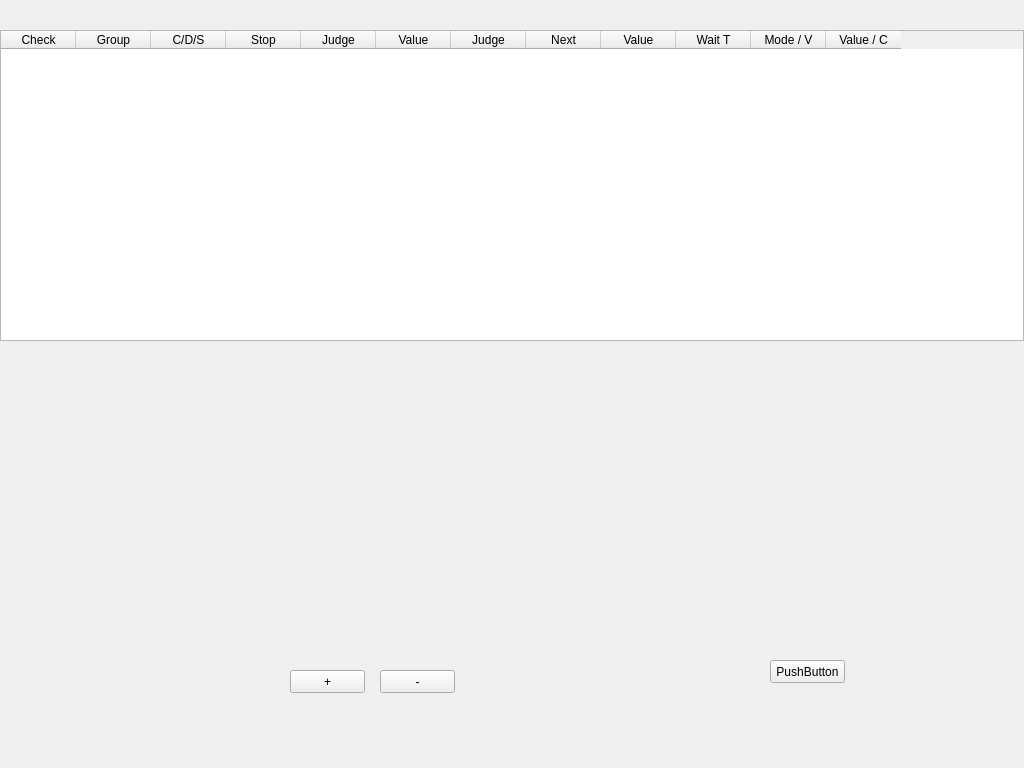
<?xml version="1.0" encoding="UTF-8"?>
<ui version="4.0">
 <class>Form</class>
 <widget class="QWidget" name="Form">
  <property name="geometry">
   <rect>
    <x>0</x>
    <y>0</y>
    <width>1024</width>
    <height>768</height>
   </rect>
  </property>
  <property name="windowTitle">
   <string>Form</string>
  </property>
  <widget class="QTableWidget" name="tableWidget">
   <property name="geometry">
    <rect>
     <x>0</x>
     <y>30</y>
     <width>1024</width>
     <height>311</height>
    </rect>
   </property>
   <property name="lineWidth">
    <number>1</number>
   </property>
   <property name="rowCount">
    <number>0</number>
   </property>
   <attribute name="horizontalHeaderVisible">
    <bool>true</bool>
   </attribute>
   <attribute name="horizontalHeaderCascadingSectionResizes">
    <bool>true</bool>
   </attribute>
   <attribute name="horizontalHeaderMinimumSectionSize">
    <number>75</number>
   </attribute>
   <attribute name="horizontalHeaderDefaultSectionSize">
    <number>75</number>
   </attribute>
   <attribute name="horizontalHeaderHighlightSections">
    <bool>true</bool>
   </attribute>
   <column>
    <property name="text">
     <string>Check</string>
    </property>
   </column>
   <column>
    <property name="text">
     <string>Group</string>
    </property>
   </column>
   <column>
    <property name="text">
     <string>C/D/S</string>
    </property>
   </column>
   <column>
    <property name="text">
     <string>Stop</string>
    </property>
   </column>
   <column>
    <property name="text">
     <string>Judge</string>
    </property>
   </column>
   <column>
    <property name="text">
     <string>Value</string>
    </property>
   </column>
   <column>
    <property name="text">
     <string>Judge</string>
    </property>
   </column>
   <column>
    <property name="text">
     <string>Next</string>
    </property>
   </column>
   <column>
    <property name="text">
     <string>Value</string>
    </property>
   </column>
   <column>
    <property name="text">
     <string>Wait T</string>
    </property>
   </column>
   <column>
    <property name="text">
     <string>Mode / V</string>
    </property>
   </column>
   <column>
    <property name="text">
     <string>Value / C</string>
    </property>
   </column>
  </widget>
  <widget class="QPushButton" name="pushButton">
   <property name="geometry">
    <rect>
     <x>770</x>
     <y>660</y>
     <width>75</width>
     <height>23</height>
    </rect>
   </property>
   <property name="text">
    <string>PushButton</string>
   </property>
  </widget>
  <widget class="QPushButton" name="pushButton_2">
   <property name="geometry">
    <rect>
     <x>290</x>
     <y>670</y>
     <width>75</width>
     <height>23</height>
    </rect>
   </property>
   <property name="text">
    <string>+</string>
   </property>
  </widget>
  <widget class="QPushButton" name="pushButton_3">
   <property name="geometry">
    <rect>
     <x>380</x>
     <y>670</y>
     <width>75</width>
     <height>23</height>
    </rect>
   </property>
   <property name="text">
    <string>-</string>
   </property>
  </widget>
 </widget>
 <resources/>
 <connections/>
</ui>
